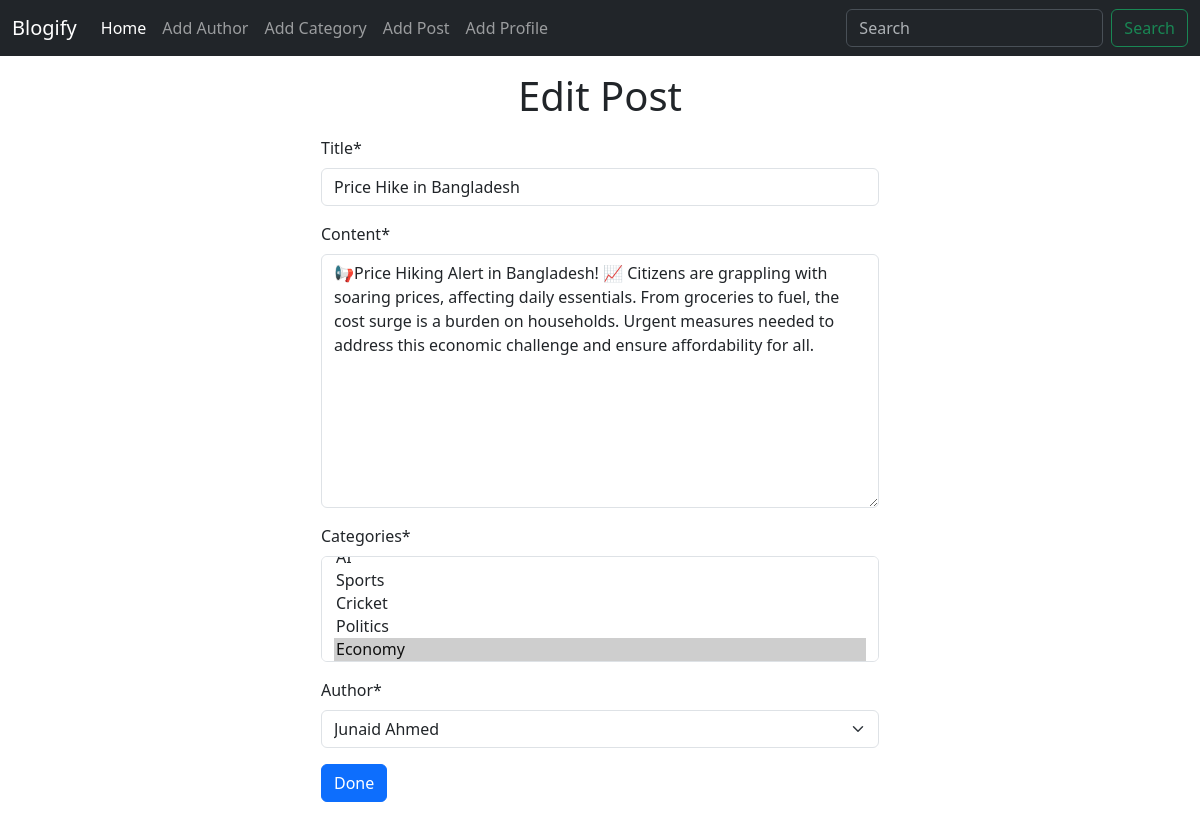
Page /post/edit_post/5 on the committed database.
### posts/models.py (models this page shows, shortened)
class Post(models.Model):
    title = models.CharField(max_length=100)
    content = models.TextField()
    categories = models.ManyToManyField(Category)
    author = models.ForeignKey(Author, on_delete=models.CASCADE)

### posts/views.py (the view)
# urls.py: path('edit_post/<int:id>', views.edit_post, name = 'edit_post'),
def edit_post(req, id):
    post = Post.objects.get(pk=id)
    form = addPostForm(instance=post)
    if req.method == 'POST':
        form = addPostForm(req.POST, instance=post)
        if form.is_valid():
            form.save()
            return redirect('home')
    return render(req, 'posts/edit_post.html', {'form': form})

### posts/forms.py
class addPostForm(forms.ModelForm):
    class Meta:
        model = Post
        fields = '__all__'

### author/models.py (called while the page is built)
    def __str__(self):
        return self.name

### categories/models.py (called while the page is built)
    def __str__(self):
        return self.name

### posts/templates/posts/edit_post.html (shortened to what this page needs)
{% extends "base.html" %}
{% load crispy_forms_tags %}
{% block content %}
<h1 class="text-center my-3">Edit Post</h1>
<form method="POST" class="w-50 mx-auto mb-5">
    {{ form | crispy }}
    <input type="submit" value="Done" class="btn btn-primary">
</form>
{% endblock content %}

### rows in the picture
Post: title "Price Hike in Bangladesh", content "📢Price Hiking Alert in Bangladesh! 📈 Citizens are grappling with soaring prices, affecting daily essentials. From groceries to fuel, the cost surge is a burden on households. Urgent measures needed to address this economic challenge and ensure affordability for all.", author "Junaid Ahmed"
